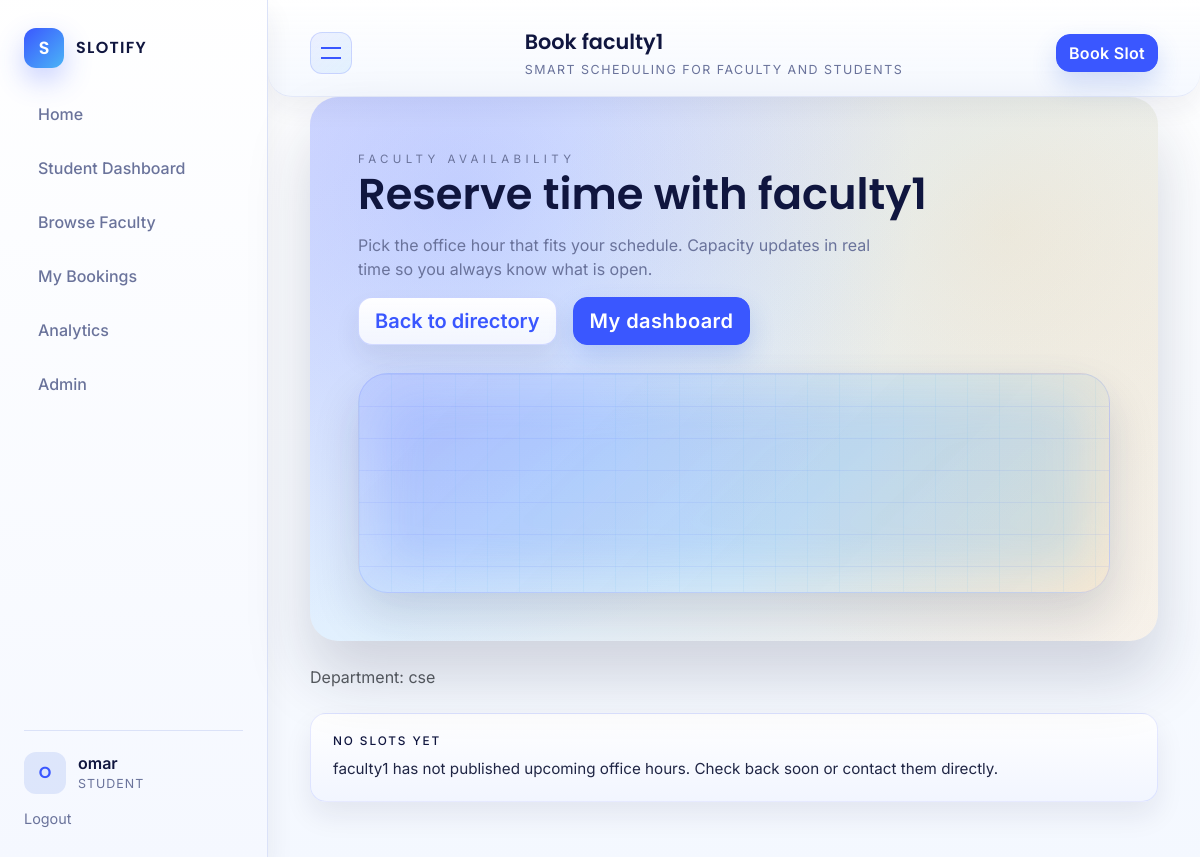
The app's page /scheduling/student/faculty/2/slots/ (signed in), older data.
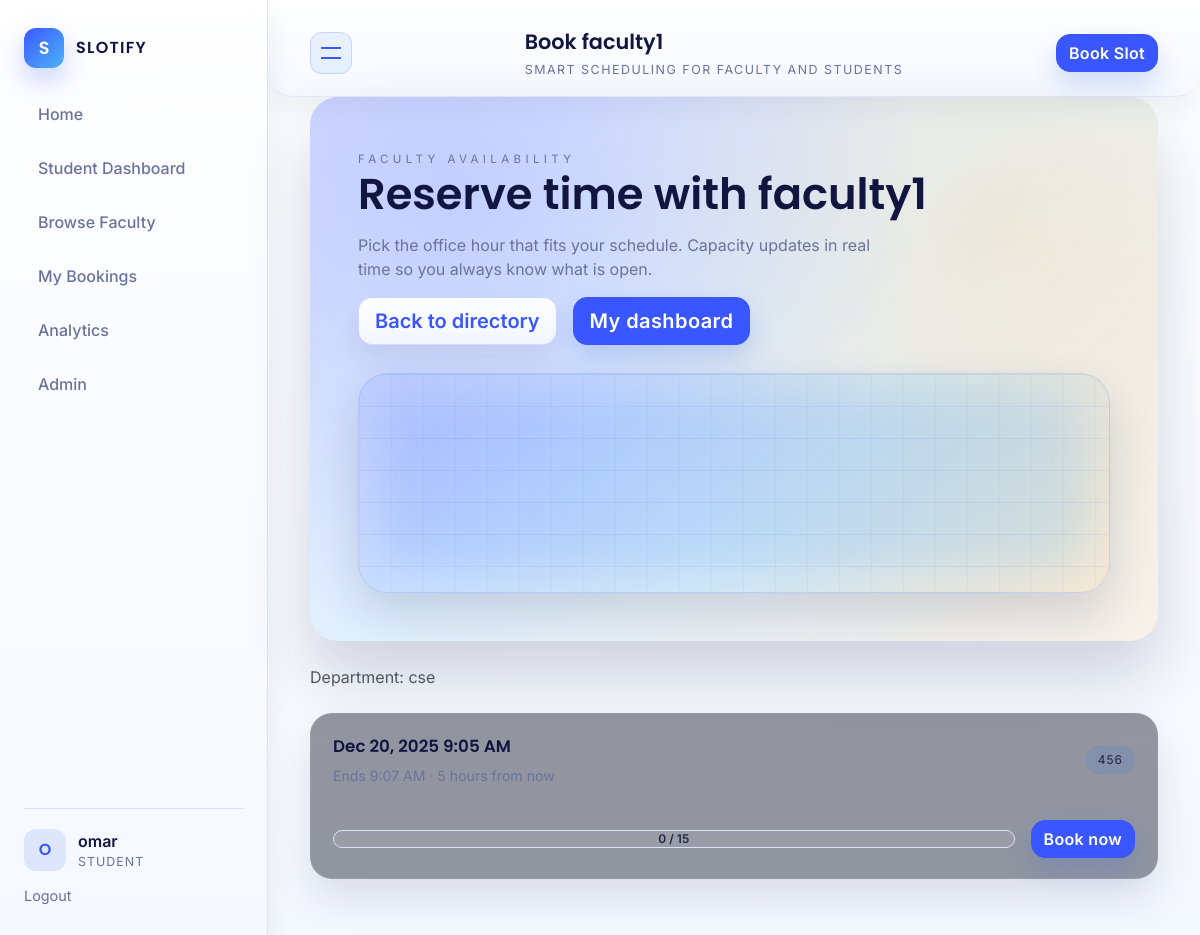
The same page, newer data.
### accounts/models.py (models this page shows, shortened)
class User(AbstractUser):
    class Role(models.TextChoices):
        STUDENT = "STUDENT", "Student"
        FACULTY = "FACULTY", "Faculty"
        ADMIN = "ADMIN", "Admin"
    role = models.CharField(
        max_length=20,
        choices=Role.choices,
        default=Role.STUDENT,
    )
    department = models.CharField(max_length=100, blank=True)
    def is_student(self) -> bool:
        return self.role == self.Role.STUDENT
    def is_faculty(self) -> bool:
        return self.role == self.Role.FACULTY

### scheduling/models.py (models this page shows, shortened)
class Slot(models.Model):
    class Status(models.TextChoices):
        AVAILABLE = "AVAILABLE", "Available"
        BLOCKED = "BLOCKED", "Blocked"
        CANCELLED = "CANCELLED", "Cancelled"
        PAST = "PAST", "Past"
    faculty = models.ForeignKey(
        User,
        on_delete=models.CASCADE,
        related_name="slots",
    )
    start_time = models.DateTimeField()
    end_time = models.DateTimeField()
    location = models.CharField(max_length=255)
    max_students = models.PositiveIntegerField(default=1)
    status = models.CharField(
        max_length=20,
        choices=Status.choices,
        default=Status.AVAILABLE,
    )
    created_at = models.DateTimeField(auto_now_add=True)
    updated_at = models.DateTimeField(auto_now=True)
    @property
    def booked_count(self) -> int:
        return self.bookings.filter(status=Booking.Status.BOOKED).count()

### scheduling/views.py (the view)
# urls.py: path("student/faculty/<int:faculty_id>/slots/", views.faculty_public_slots, name="faculty_public_slots"),
@login_required
def faculty_public_slots(request, faculty_id: int):
    if not request.user.is_student():
        return HttpResponseForbidden("Students only")
    faculty = get_object_or_404(User, pk=faculty_id, role=User.Role.FACULTY)
    slots = Slot.objects.filter(faculty=faculty, status=Slot.Status.AVAILABLE, start_time__gte=timezone.now()).order_by("start_time")
    return render(request, "scheduling/faculty_public_slots.html", {"faculty": faculty, "slots": slots})

### templates/scheduling/faculty_public_slots.html (shortened to what this page needs)
{% extends "base.html" %}
{% load humanize %}
{% block page_title %}Book {{ faculty.username }}{% endblock %}
{% block content %}
<section class="slotify-hero card border-0 mb-4">
  <div>
    <span class="slotify-eyebrow">Faculty availability</span>
    <h1 class="slotify-hero-title">Reserve time with {{ faculty.username }}</h1>
    <p class="slotify-hero-copy">
      Pick the office hour that fits your schedule. Capacity updates in real time so you always know what is open.
    </p>
    <div class="slotify-hero-actions">
      <a href="{% url 'faculty_list' %}" class="btn btn-outline-secondary btn-lg">Back to directory</a>
      <a href="{% url 'student_dashboard' %}" class="btn btn-primary btn-lg">My dashboard</a>
    </div>
  </div>
  <div class="slotify-hero-visual">
    <div class="slotify-hero-grid"></div>
    <div class="slotify-hero-pulse"></div>
  </div>
</section>
{% if faculty.department %}
  <p class="text-muted mb-4">Department: {{ faculty.department }}</p>
{% endif %}
{% if slots %}
  <div class="slotify-directory">
    {% for slot in slots %}
      {% with booked=slot.booked_count %}
        {% if slot.max_students > 0 %}
          {% widthratio booked slot.max_students 100 as capacity_pct %}
        {% endif %}
        <article class="slotify-directory-card flex-column align-items-stretch">
          <div class="d-flex flex-wrap justify-content-between align-items-center gap-3 mb-3">
            <div class="slotify-directory-meta">
              <span class="slotify-directory-name">{{ slot.start_time|date:"M d, Y g:i A" }}</span>
              <span class="slotify-directory-dept">Ends {{ slot.end_time|date:"g:i A" }} · {{ slot.start_time|naturaltime }}</span>
            </div>
            <span class="slotify-pill">{{ slot.location }}</span>
          </div>
          <div class="d-flex flex-wrap justify-content-between align-items-center gap-3">
            <div class="flex-grow-1">
              {% if slot.max_students > 0 %}
                <div class="slot-capacity-wrapper" data-capacity="{{ capacity_pct }}">
                  <div class="slot-capacity-label">{{ booked }} / {{ slot.max_students }}</div>
                </div>
              {% else %}
                <span class="slotify-pill">No capacity set</span>
              {% endif %}
            </div>
            <div>
              {% if slot.max_students > 0 and booked >= slot.max_students %}
                <span class="slotify-pill danger">Full</span>
              {% else %}
                <a href="{% url 'book_slot' slot.id %}" class="btn btn-primary">Book now</a>
              {% endif %}
            </div>
          </div>
        </article>
      {% endwith %}
    {% endfor %}
  </div>
{% else %}
  <div class="slotify-step-card">
    <h3>No slots yet</h3>
    <p>{{ faculty.username }} has not published upcoming office hours. Check back soon or contact them directly.</p>
  </div>
{% endif %}
{% endblock %}

### templates/base.html (shortened to what this page needs)
{% load static %}
<!DOCTYPE html>
<html lang="en">
  <head>
    <link rel="stylesheet" href="https://cdn.jsdelivr.net/npm/bootstrap@5.3.2/dist/css/bootstrap.min.css" />
    <link rel="stylesheet" href="{% static 'css/slotify-modern.css' %}" />
  </head>
  <body class="slotify-body">
    <div class="slotify-layout">
      <aside class="slotify-sidebar" id="slotifySidebar">
        <a class="slotify-brand" href="/">
          <span class="slotify-mark">S</span>
          <span class="slotify-word">Slotify</span>
        </a>
        <nav class="slotify-nav" aria-label="Primary">
          <div class="slotify-nav-list">
            <a class="slotify-nav-link {% if request.path == '/' %}is-active{% endif %}" href="/">
              <span class="slotify-nav-text">Home</span>
            </a>
            {% if user.is_authenticated %}
              {% if user.is_student %}
                <a class="slotify-nav-link {% if 'student/dashboard' in request.path %}is-active{% endif %}" href="{% url 'student_dashboard' %}">
                  <span class="slotify-nav-text">Student Dashboard</span>
                </a>
                <a class="slotify-nav-link {% if 'student/faculties' in request.path or 'faculty_list' in request.path %}is-active{% endif %}" href="{% url 'faculty_list' %}">
                  <span class="slotify-nav-text">Browse Faculty</span>
                </a>
                <a class="slotify-nav-link {% if 'student/bookings' in request.path %}is-active{% endif %}" href="{% url 'student_bookings_list' %}">
                  <span class="slotify-nav-text">My Bookings</span>
                </a>
              {% endif %}
              {% if user.is_staff %}
                <a class="slotify-nav-link {% if 'analytics' in request.path %}is-active{% endif %}" href="{% url 'analytics_dashboard' %}">
                  <span class="slotify-nav-text">Analytics</span>
                </a>
                <a class="slotify-nav-link" href="/admin/">
                  <span class="slotify-nav-text">Admin</span>
                </a>
              {% endif %}
            {% else %}
              <a class="slotify-nav-link {% if 'login' in request.path %}is-active{% endif %}" href="{% url 'login' %}">
                <span class="slotify-nav-text">Login</span>
              </a>
            {% endif %}
          </div>
        </nav>
        {% if user.is_authenticated %}
          <div class="slotify-sidebar-footer">
            <div class="slotify-user-chip">
              <div class="slotify-avatar">{{ user.username|first|upper }}</div>
              <div>
                <div class="slotify-user-name">{{ user.username }}</div>
                <div class="slotify-user-role">{{ user.get_role_display }}</div>
              </div>
            </div>
            <a class="slotify-logout" href="{% url 'logout' %}">Logout</a>
          </div>
        {% endif %}
      </aside>
      <div class="slotify-main">
        <header class="slotify-topbar">
          <button class="slotify-toggle" id="slotifySidebarToggle" type="button" aria-label="Toggle navigation"></button>
          <div class="slotify-topbar-meta">
            <span class="slotify-topbar-title">{% block page_title %}Slotify Command{% endblock %}</span>
            <span class="slotify-topbar-subtitle">Smart scheduling for faculty and students</span>
          </div>
          {% if user.is_authenticated %}
            <div class="slotify-top-actions">
              {% if user.is_faculty %}
                <a class="btn btn-primary" href="{% url 'faculty_slot_create' %}">New Slot</a>
              {% elif user.is_student %}
                <a class="btn btn-primary" href="{% url 'faculty_list' %}">Book Slot</a>
              {% else %}
                <a class="btn btn-primary" href="{% url 'analytics_dashboard' %}">View Insights</a>
              {% endif %}
            </div>
          {% endif %}
        </header>
        <main class="slotify-content">
          {% block content %}{% endblock %}
        </main>
      </div>
    </div>
  </body>
</html>

Row changes from the older to the newer data that the page shows:
changed User "faculty1": username "faculty1" → (not shown)
added Slot: start_time "Dec 20, 2025 9:05 AM", end_time "9:07 AM", start_time "5 hours from now", location "456", booked_count "0", max_students "15", shows "Book now"
Text that changed along with them:
text no longer shown: "NO SLOTS YET has not published upcoming office hours. Check back soon or contact them directly."
